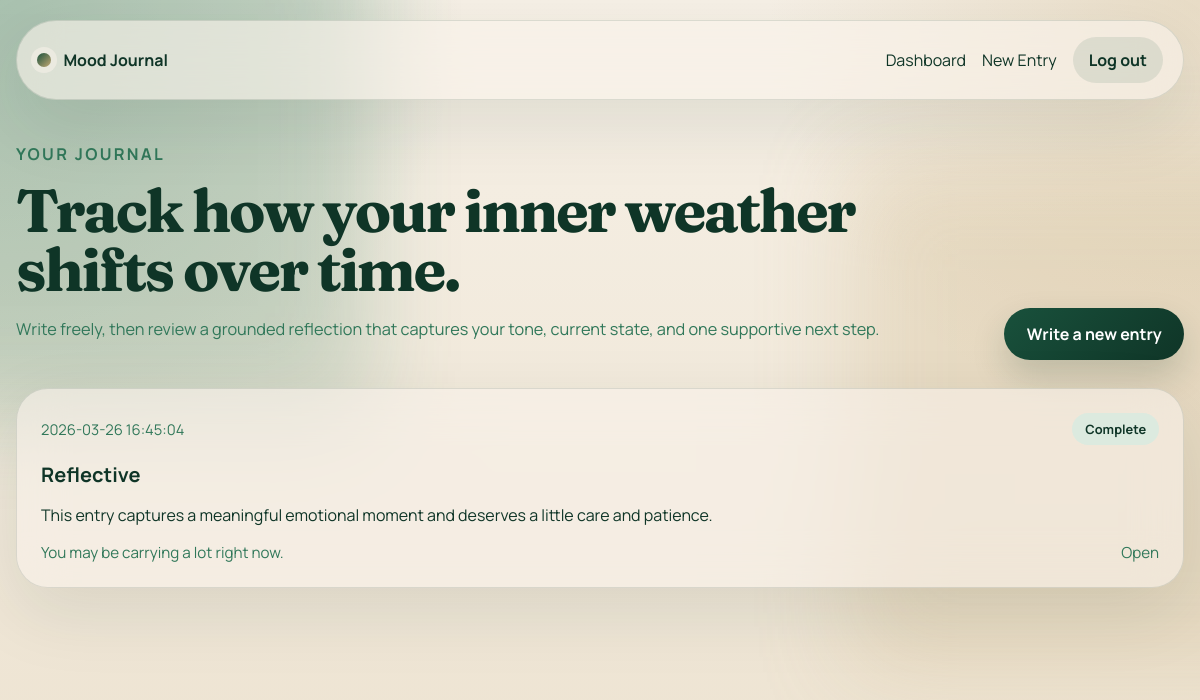
Page /journal/ (signed in) on the committed database.
### tables this page shows
CREATE TABLE journal_entries (
    id INTEGER PRIMARY KEY AUTOINCREMENT,
    user_id INTEGER NOT NULL,
    raw_text TEXT NOT NULL,
    tone TEXT,
    current_state TEXT,
    summary TEXT,
    feel_better_recommendation TEXT,
    safety_note TEXT,
    analysis_status TEXT NOT NULL DEFAULT 'pending',
    created_at TIMESTAMP NOT NULL DEFAULT CURRENT_TIMESTAMP,
    updated_at TIMESTAMP NOT NULL DEFAULT CURRENT_TIMESTAMP,
    FOREIGN KEY (user_id) REFERENCES users (id) ON DELETE CASCADE
);

### app/journal.py (the view)
@journal_bp.route("/")
@login_required
def dashboard():
    entries = get_db().execute(
        """
        SELECT id, raw_text, tone, current_state, summary, safety_note,
               analysis_status, created_at
        FROM journal_entries
        WHERE user_id = ?
        ORDER BY created_at DESC, id DESC
        """,
        (g.user["id"],),
    ).fetchall()
    return render_template("journal/dashboard.html", entries=entries)

### app/auth.py (called while the page is built)
def login_required(view):
    @wraps(view)
    def wrapped_view(**kwargs):
        if g.user is None:
            return redirect(url_for("auth.login"))
        return view(**kwargs)
    return wrapped_view

### app/db.py (called while the page is built)
def get_db():
    if "db" not in g:
        database_path = Path(current_app.config["DATABASE"])
        database_path.parent.mkdir(parents=True, exist_ok=True)
        g.db = sqlite3.connect(database_path)
        g.db.row_factory = sqlite3.Row
        g.db.execute("PRAGMA foreign_keys = ON")
    return g.db

### app/templates/journal/dashboard.html (shortened to what this page needs)
{% extends "base.html" %}
{% block content %}
  <section class="dashboard-hero">
    <div>
      <p class="eyebrow">Your journal</p>
      <h1>Track how your inner weather shifts over time.</h1>
      <p class="lede">
        Write freely, then review a grounded reflection that captures your tone, current state, and one supportive next step.
      </p>
    </div>
    <a class="button" href="{{ url_for('journal.new_entry') }}">Write a new entry</a>
  </section>
  {% if entries %}
    <section class="entry-grid">
      {% for entry in entries %}
        <article class="panel entry-card">
          <div class="entry-card-head">
            <p class="entry-date">{{ entry["created_at"] }}</p>
            <span class="status-pill status-{{ entry['analysis_status'] }}">{{ entry["analysis_status"].replace('_', ' ') }}</span>
          </div>
          <h2>{{ entry["tone"] or "Awaiting reflection" }}</h2>
          <p>{{ entry["summary"] or entry["raw_text"][:180] ~ "..." }}</p>
          <div class="entry-card-foot">
            <span>{{ entry["current_state"] or "Processing your reflection..." }}</span>
            <a href="{{ url_for('journal.entry_detail', entry_id=entry['id']) }}">Open</a>
          </div>
        </article>
      {% endfor %}
    </section>
  {% endif %}
{% endblock %}

### app/static/style.css (style rules this page uses)
:root { --bg: #f2e9dc; --surface: rgba(242, 233, 220, 0.74); --surface-strong: rgba(248, 242, 234, 0.9); --surface-border: rgba(15, 53, 39, 0.12); --text: #0f3527; --muted: #31785a; --accent: #19513c; --accent-soft: #dce8df; --success: #dceadf; --warning: #e6d4a2; --shadow: 0 24px 70px rgba(15, 53, 39, 0.1); --radius-xl: 32px; --radius-lg: 24px; --radius-md: 18px; }
* { box-sizing: border-box; }
body { margin: 0; min-height: 100vh; font-family: "Manrope", sans-serif; color: var(--text); background: radial-gradient(circle at top left, rgba(49, 120, 90, 0.22), transparent 32%), radial-gradient(circle at top right, rgba(195, 168, 115, 0.28), transparent 30%), linear-gradient(180deg, #f6f0e6 0%, #ede3d1 100%); }
a { color: inherit; text-decoration: none; }
.hero, .dashboard-hero, .composer-layout, .detail-layout { display: grid; gap: 2rem; }
.hero-copy h1, .dashboard-hero h1, .composer-copy h1, .detail-head h1 { margin: 0; font-family: "Fraunces", serif; font-size: clamp(2.5rem, 5vw, 4.6rem); line-height: 0.98; letter-spacing: -0.04em; }
.dashboard-hero { grid-template-columns: minmax(0, 1fr) auto; align-items: end; margin-bottom: 1.75rem; }
.eyebrow { margin: 0 0 0.8rem; text-transform: uppercase; letter-spacing: 0.14em; font-size: 0.78rem; font-weight: 700; color: var(--muted); }
.lede, .hero-copy p, .composer-copy p, .dashboard-hero p, .detail-panel p { color: var(--muted); font-size: 1.02rem; line-height: 1.75; }
.panel { border: 1px solid var(--surface-border); border-radius: var(--radius-xl); padding: 1.5rem; background: var(--surface); backdrop-filter: blur(24px); box-shadow: var(--shadow); }
.feature-list, .entry-grid, .detail-grid { display: grid; gap: 1rem; }
.entry-grid { grid-template-columns: repeat(auto-fit, minmax(260px, 1fr)); }
.feature-card, .entry-card, .note-panel { background: rgba(248, 242, 234, 0.58); }
.entry-card { display: flex; flex-direction: column; gap: 1rem; }
.entry-card h2 { margin: 0; font-size: 1.25rem; }
.entry-card p { margin: 0; }
.entry-card-head, .entry-card-foot, .detail-head { display: flex; justify-content: space-between; gap: 1rem; align-items: center; }
.entry-card-foot { margin-top: auto; color: var(--muted); font-size: 0.95rem; }
.entry-date { margin: 0; color: var(--muted); font-size: 0.92rem; }
.status-pill { display: inline-flex; align-items: center; padding: 0.45rem 0.8rem; border-radius: 999px; font-size: 0.8rem; font-weight: 700; text-transform: capitalize; background: rgba(25, 81, 60, 0.12); }
.status-complete { background: #dceadf; }
.button { display: inline-flex; align-items: center; justify-content: center; border: 0; border-radius: 999px; padding: 0.95rem 1.4rem; background: linear-gradient(135deg, #19513c, #0f3527); color: #fff; font-weight: 700; cursor: pointer; box-shadow: 0 16px 34px rgba(15, 53, 39, 0.18); }

### rows in the picture
journal_entries: created_at "2026-03-26 16:45:04", analysis_status.replace "Complete", tone "Reflective", summary "This entry captures a meaningful emotional moment and deserves a little care and patience.", current_state "You may be carrying a lot right now."
